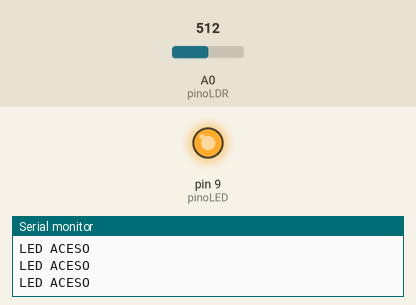
A sketch run on a simulated Arduino Uno, built with avr-gcc and run on an emulated ATmega328P. Parts: output pins drawn as LEDs (lit = HIGH), the last lines printed to the serial monitor. The test bench sets the inputs (shaded band); at power-on: A0 (pinoLDR) = 512.

Above: at 1.2 s.
1.3 s: A0 (pinoLDR) set to 491
At 1.7 s:
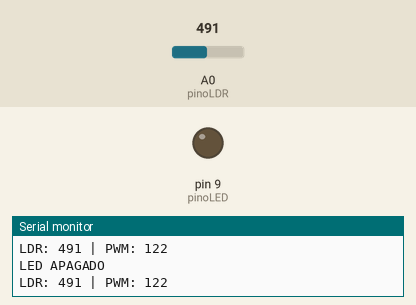
2.8 s: A0 (pinoLDR) set to 510
At 3.3 s:
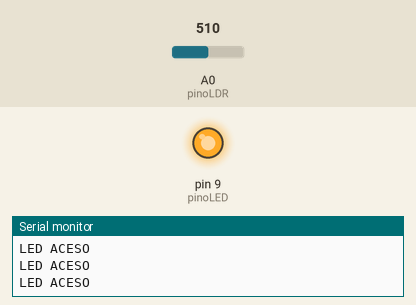
4.3 s: A0 (pinoLDR) set to 490
At 5.2 s:
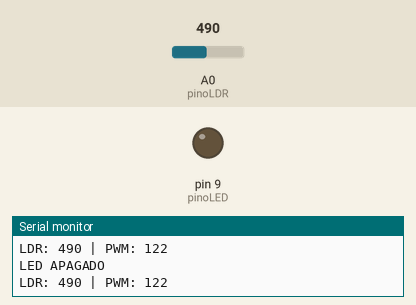
Timing chart, 0 to 7.3 s (numbered marks = the images above; inputs shaded):
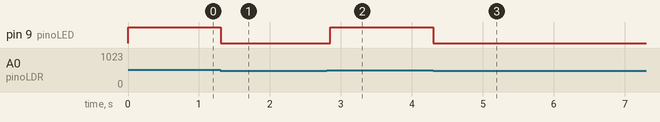

The sketch:

Experimento_VII.ino
```cpp
/*
  Código para controlar um LED com um LDR usando um loop while.

  - O LDR mede a intensidade da luz ambiente e retorna um valor entre 0 e 1023.
  - Se o valor lido for maior que 500, o LED permanece aceso enquanto essa condição for verdadeira.
  - Assim que o valor do LDR cair abaixo de 500, o LED apaga.
  - O loop while mantém o LED ligado até que a condição mude, garantindo uma resposta contínua à variação de luz.
  - O Monitor Serial exibe os valores lidos do LDR e o estado do LED para depuração.
*/

// Definição dos pinos
const int pinoLDR = A0;  // LDR conectado ao pino analógico A0
const int pinoLED = 9;   // LED conectado ao pino 9 (pino PWM)

// Variáveis para armazenar os valores
int valorLDR = 0;    // Armazena a leitura do LDR
int brilhoLED = 0;   // Armazena o valor de PWM do LED

void setup() {
  pinMode(pinoLED, OUTPUT);  // Define o LED como saída
  Serial.begin(9600);        // Inicializa o monitor serial para depuração
}

void loop() {
  // Lê o valor do LDR (0 a 1023)
  valorLDR = analogRead(pinoLDR);

  // Mapeia o valor do LDR para a faixa de PWM (0 a 255)
  brilhoLED = map(valorLDR, 0, 1023, 0, 255); // Quanto mais escuro, mais brilho

  // Enquanto a leitura do LDR for maior que 500, mantém o LED aceso
  while (valorLDR > 500) {
    digitalWrite(pinoLED, HIGH);
    Serial.println("LED ACESO");

    // Atualiza a leitura do LDR dentro do while
    valorLDR = analogRead(pinoLDR);
  }

  // Saiu do while -> O LED deve apagar
  digitalWrite(pinoLED, LOW);
  Serial.println("LED APAGADO");

  // Exibe os valores no monitor serial
  Serial.print("LDR: ");
  Serial.print(valorLDR);
  Serial.print(" | PWM: ");
  Serial.println(brilhoLED);

  delay(100); // Pequeno atraso para estabilizar a leitura
}
```

Measured:
- the behaviour switches between 501 and 500 on A0 (pinoLDR) (found by bisection; images 0 and 1)
- after the input at 1.3 s, pin 9 (pinoLED): HIGH → LOW at once
- after the input at 2.8 s, pin 9 (pinoLED): LOW → HIGH after 0.05 s
- after the input at 4.3 s, pin 9 (pinoLED): HIGH → LOW at once
